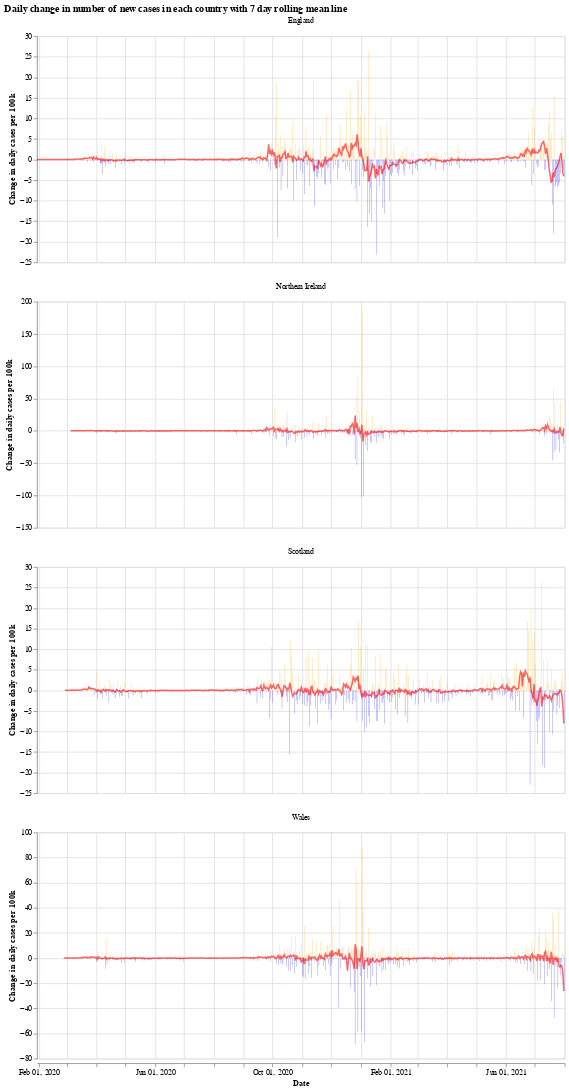

This figure's notebook cell:
### Markdown cell above
We will use the Python library `Altair` for visualising the data, see the [altair docs](https://altair-viz.github.io/) for more information.

First we have a graph which shows the daily change in the number of new cases for each country. This number jumps up and down all over the place, which is likely due to delay in reporting of new cases over the weekend. Another interesting thing is that it looks like the daily cases in Wales experienced a much shorter period of calm over the summer (calm in the sense of daily cases not jumping up and down).

The orange bars are days when the number of new cases (per 100k population) was more than the previous day, while the blue are days when the number of new cases dropped. The red line is the 7 day moving average. 

When the moving average line is below 0, it means that there is a consistent drop in new cases. We can see this clearly happening around the times that lockdowns were introduced (though, to varying degrees). I will update the graphs soon with a marker of when each lockdown started.

### Code cell
# collapse
import altair as alt

bars = alt.Chart(uk_cases).mark_bar().encode(
    x=alt.X("yearmonthdate(date):T", axis=alt.Axis(title='Date')),
    y=alt.Y("casesChangeRate:Q", axis=alt.Axis(title='Change in daily cases per 100k')),
    tooltip='casesChange',
    color=alt.condition(
        alt.datum.casesChangeRate > 0,
        alt.value("orange"),  # The positive color
        alt.value("blue")  # The negative color
    )
).properties(title='Daily change in number of new cases with 7 day rolling mean',width=700).interactive()

line = alt.Chart(uk_cases).mark_line(
    color='red',
    size=2,
    opacity=0.6
).transform_window(
    rolling_mean='mean(casesChangeRate)',
    frame=[0, 7],
    groupby=['areaName']
).encode(
    x='yearmonthdate(date):T',
    y='rolling_mean:Q'
)

alt.layer(bars, line, data=uk_cases).facet(alt.Column(
    'areaName', title=''), columns=1).resolve_scale(y='independent').properties(title='Daily change in number of new cases in each country with 7 day rolling mean line')

### Figure 1 — Vega-Lite specification as saved in the notebook (floating-point values rounded to 4 significant figures; data arrays with more than 128 entries replaced by an {"elided": "..."} marker saying what was removed)
{"config": {"view": {"continuousWidth": 400, "continuousHeight": 300}}, "data": {"name": "data-8d2e8752c02b372efb3678294b3224a5"}, "facet": {"type": "nominal", "field": "areaName", "title": ""}, "spec": {"layer": [{"mark": "bar", "encoding": {"color": {"condition": {"value": "orange", "test": "(datum.casesChangeRate > 0)"}, "value": "blue"}, "tooltip": {"type": "quantitative", "field": "casesChange"}, "x": {"type": "temporal", "axis": {"title": "Date"}, "field": "date", "timeUnit": "yearmonthdate"}, "y": {"type": "quantitative", "axis": {"title": "Change in daily cases per 100k"}, "field": "casesChangeRate"}}, "selection": {"selector001": {"type": "interval", "bind": "scales", "encodings": ["x", "y"]}}, "title": "Daily change in number of new cases with 7 day rolling mean", "width": 700}, {"mark": {"type": "line", "color": "red", "opacity": 0.6, "size": 2}, "encoding": {"x": {"type": "temporal", "field": "date", "timeUnit": "yearmonthdate"}, "y": {"type": "quantitative", "field": "rolling_mean"}}, "transform": [{"window": [{"op": "mean", "field": "casesChangeRate", "as": "rolling_mean"}], "frame": [0, 7], "groupby": ["areaName"]}]}]}, "columns": 1, "resolve": {"scale": {"y": "independent"}}, "title": "Daily change in number of new cases in each country with 7 day rolling mean line", "$schema": "https://vega.github.io/schema/vega-lite/v4.8.1.json", "datasets": {"data-8d2e8752c02b372efb3678294b3224a5": {"elided": "2104 records"}}}
